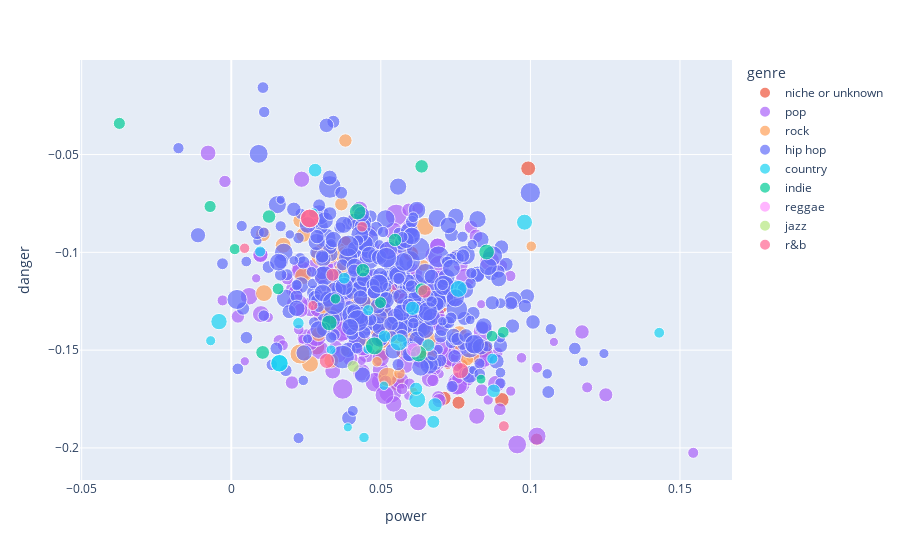

The code cell stored with this chart in its notebook:
### Code cell
fig = px.scatter(song_stats, x="power", y="danger", size="scored_words", color="genre", color_discrete_map=color_dict, hover_data=['name+artist'])

fig.write_image('figures/song_pd.png',scale=10.)
fig.show()

### Figure 1 — Plotly figure (JSON) as saved in the notebook; plotly's stock layout.template omitted (floating-point values rounded to 4 significant figures; data arrays with more than 128 entries replaced by an {"elided": "..."} marker saying what was removed)
{"data": [{"customdata": [["We Don't Talk About Bruno---Carolina Gaitán - La Gaita, Mauro Castillo, Adassa, Rhenzy Feliz, Diane Guerrero, Stephanie Beatriz, Encanto - Cast"], ["Bad Habit---Steve Lacy"], ["Surface Pressure - From \"Encanto\"/Soundtrack Version---Jessica Darrow"], ["Surface Pressure---Jessica Darrow"], ["The Family Madrigal---Stephanie Beatriz, Olga Merediz, Encanto - Cast"], ["What Else Can I Do?---Diane Guerrero, Stephanie Beatriz"], ["Dark Red---Steve Lacy"], ["Static---Steve Lacy"], ["Waiting On A Miracle---Stephanie Beatriz"], ["Numb Little Bug---Em Beihold"], ["Until I Found You---Stephen Sanchez"], ["Flowers---Lauren Spencer Smith"], ["Monster Mash---Bobby \"Boris\" Pickett, The Crypt-Kickers"], ["Sunshine ---Steve Lacy, Fousheé"], ["This Is Halloween---The Citizens of Halloween"], ["Ghostbusters---Ray Parker Jr."], ["Mercury---Steve Lacy"], ["Nobody Like U---4*TOWN , Jordan Fisher, Finneas O'Connell, Topher Ngo, Grayson Villanueva, Josh Levi"], ["10 Things I Hate About You---Leah Kate"], ["All Of You---Stephanie Beatriz, Olga Merediz, John Leguizamo, Adassa, Maluma, Encanto - Cast"], ["Victoria's Secret---Jax"], ["I Really Want to Stay at Your House---Rosa Walton, Hallie Coggins"], ["Doja---Central Cee"], ["Heavy ---Nigo, Lil Uzi Vert"], ["Somebody's Watching Me - Single Version---Rockwell"], ["Shake It ---Kay Flock, Cardi B, Dougie B, Bory300"], ["After Dark---Mr.Kitty"], ["Lost in the Fire ---Gesaffelstein, The Weeknd"], ["Heavy ---Nigo, Lil Uzi Vert"], ["The Rumbling ---SiM"], ["attention ---Omah Lay, Justin Bieber"], ["Super Freak---Rick James"]], "hovertemplate": "genre=niche or unknown<br>power=%{x}<br>danger=%{y}<br>scored_words=%{marker.size}<br>name+artist=%{customdata[0]}<extra></extra>", "legendgroup": "niche or unknown", "marker": {"color": "#EF553B", "size": [318, 279, 379, 379, 248, 260, 200, 370, 195, 376, 163, 107, 167, 170, 150, 271, 315, 297, 237, 211, 473, 385, 730, 199, 249, 171, 305, 304, 199, 274, 237, 176], "sizemode": "area", "sizeref": 2.467, "symbol": "circle"}, "mode": "markers", "name": "niche or unknown", "orientation": "v", "showlegend": true, "type": "scatter", "x": [0.0286, 0.05877, 0.08431, 0.08431, 0.07113, 0.09045, 0.03394, 0.04673, 0.1021, 0.05521, 0.05702, 0.07238, 0.07493, 0.07717, 0.03181, 0.03907, 0.03076, 0.06, 0.0238, 0.07596, 0.06106, 0.04237, 0.06874, 0.06281, 0.06028, 0.03816, 0.05571, 0.05687, 0.06281, 0.09925, 0.05029, 0.0289], "xaxis": "x", "y": [-0.1484, -0.1467, -0.1495, -0.1495, -0.1746, -0.1754, -0.118, -0.1173, -0.1956, -0.1204, -0.1512, -0.1575, -0.1018, -0.1575, -0.1081, -0.1359, -0.1116, -0.1007, -0.1112, -0.1769, -0.1226, -0.1223, -0.1262, -0.1389, -0.1294, -0.09455, -0.167, -0.1232, -0.1389, -0.05708, -0.1522, -0.1317], "yaxis": "y"}, {"customdata": {"elided": "198x1 str values"}, "hovertemplate": "genre=pop<br>power=%{x}<br>danger=%{y}<br>scored_words=%{marker.size}<br>name+artist=%{customdata[0]}<extra></extra>", "legendgroup": "pop", "marker": {"color": "#ab63fa", "size": {"elided": "198 int values"}, "sizemode": "area", "sizeref": 2.467, "symbol": "circle"}, "mode": "markers", "name": "pop", "orientation": "v", "showlegend": true, "type": "scatter", "x": {"elided": "198 float values"}, "xaxis": "x", "y": {"elided": "198 float values"}, "yaxis": "y"}, {"customdata": [["Heat Waves---Glass Animals"], ["Running Up That Hill ---Kate Bush"], ["Something In The Way---Nirvana"], ["Enemy  - from the series Arcane League of Legends---Imagine Dragons, JID, Arcane, League of Legends"], ["I Ain't Worried---OneRepublic"], ["Master of Puppets ---Metallica"], ["Sweater Weather---The Neighbourhood"], ["Hold Me Closer---Elton John, Britney Spears"], ["505---Arctic Monkeys"], ["Mary On A Cross---Ghost"], ["Alien Blues---Vundabar"], ["Softcore---The Neighbourhood"], ["Last Christmas---Wham!"], ["Everybody Wants To Rule The World---Tears For Fears"], ["Bones---Imagine Dragons"], ["Mr. Brightside---The Killers"], ["Elliot's Song - From \"Euphoria\" An HBO Original Series---Dominic Fike, Zendaya"], ["The Foundations of Decay---My Chemical Romance"], ["Space Song---Beach House"], ["EDGING---blink-182"], ["This Is Why---Paramore"], ["Daddy Issues---The Neighbourhood"], ["I Wanna Be Yours---Arctic Monkeys"], ["Dreams - 2004 Remaster---Fleetwood Mac"], ["Everlong---Foo Fighters"], ["Don't Stop Believin'---Journey"], ["Separate Ways  - Bryce Miller/Alloy Tracks Remix---Journey, Steve Perry"], ["Eventually---Tame Impala"], ["Sweet Home Alabama---Lynyrd Skynyrd"], ["Smells Like Teen Spirit---Nirvana"], ["Iris---The Goo Goo Dolls"], ["Brown Eyed Girl---Van Morrison"], ["Black Summer---Red Hot Chili Peppers"], ["Electric Love---BØRNS"], ["The Less I Know The Better---Tame Impala"], ["Cigarette Daydreams---Cage The Elephant"], ["Riptide---Vance Joy"], ["Oh Caroline---The 1975"], ["Sweet Dreams  - Remastered---Eurythmics, Annie Lennox, Dave Stewart"], ["Danger Zone - From \"Top Gun\" Original Soundtrack---Kenny Loggins"], ["Everybody Talks---Neon Trees"], ["BRIGHTSIDE---The Lumineers"], ["Enter Sandman ---Metallica"], ["Right Down the Line---Gerry Rafferty"], ["Blue Christmas---Elvis Presley"], ["House of Memories---Panic! At The Disco"], ["Born in the U.S.A.---Bruce Springsteen"], ["Sweet Child O' Mine---Guns N' Roses"], [" The Reaper---Blue Öyster Cult"], ["Why'd You Only Call Me When You're High?---Arctic Monkeys"], ["Take It Easy - 2013 Remaster---Eagles"], ["Out of My League---Fitz and The Tantrums"]], "hovertemplate": "genre=rock<br>power=%{x}<br>danger=%{y}<br>scored_words=%{marker.size}<br>name+artist=%{customdata[0]}<extra></extra>", "legendgroup": "rock", "marker": {"color": "#FFA15A", "size": [389, 406, 351, 497, 168, 223, 237, 116, 271, 395, 349, 425, 347, 399, 215, 500, 226, 530, 306, 261, 699, 361, 471, 453, 431, 271, 150, 250, 298, 648, 317, 352, 499, 210, 388, 240, 564, 120, 196, 137, 120, 304, 494, 102, 136, 567, 310, 440, 272, 312, 271, 164], "sizemode": "area", "sizeref": 2.467, "symbol": "circle"}, "mode": "markers", "name": "rock", "orientation": "v", "showlegend": true, "type": "scatter", "x": [0.04343, 0.06341, 0.01094, 0.0421, 0.06422, 0.03815, 0.08066, 0.038, 0.01057, 0.04957, 0.03302, 0.06583, 0.02397, 0.06476, 0.03615, 0.04701, 0.03681, 0.04348, 0.05645, 0.02918, 0.04272, 0.0473, 0.05228, 0.04999, 0.03323, 0.05048, 0.07587, 0.02297, 0.04228, 0.03039, 0.07625, 0.02633, 0.03836, 0.07884, 0.0464, 0.03129, 0.06495, 0.04422, 0.0567, 0.1003, 0.06232, 0.06017, 0.02298, 0.06098, 0.04872, 0.05541, 0.03702, 0.04927, 0.02408, 0.01735, 0.03343, 0.05622], "xaxis": "x", "y": [-0.1315, -0.1388, -0.1208, -0.08397, -0.1067, -0.04282, -0.1532, -0.1507, -0.09075, -0.1254, -0.1015, -0.1532, -0.1122, -0.08673, -0.09845, -0.1257, -0.07537, -0.1247, -0.1394, -0.1419, -0.1347, -0.1201, -0.1637, -0.1326, -0.1322, -0.1455, -0.1471, -0.08374, -0.137, -0.1014, -0.1416, -0.157, -0.1018, -0.1547, -0.1255, -0.1287, -0.1448, -0.1458, -0.1343, -0.09689, -0.1364, -0.1419, -0.152, -0.1713, -0.1559, -0.1414, -0.1089, -0.139, -0.09108, -0.09641, -0.1554, -0.1618], "yaxis": "y"}, {"customdata": {"elided": "378x1 str values"}, "hovertemplate": "genre=hip hop<br>power=%{x}<br>danger=%{y}<br>scored_words=%{marker.size}<br>name+artist=%{customdata[0]}<extra></extra>", "legendgroup": "hip hop", "marker": {"color": "#636efa", "size": {"elided": "378 int values"}, "sizemode": "area", "sizeref": 2.467, "symbol": "circle"}, "mode": "markers", "name": "hip hop", "orientation": "v", "showlegend": true, "type": "scatter", "x": {"elided": "378 float values"}, "xaxis": "x", "y": {"elided": "378 float values"}, "yaxis": "y"}, {"customdata": [["Don't Think Jesus---Morgan Wallen"], ["Something in the Orange---Zach Bryan"], ["You Proof---Morgan Wallen"], ["Thought You Should Know---Morgan Wallen"], ["Rock and A Hard Place---Bailey Zimmerman"], ["Whiskey Glasses---Morgan Wallen"], ["Flower Shops ---ERNEST, Morgan Wallen"], ["Chicken Fried---Zac Brown Band"], ["Fancy Like---Walker Hayes"], ["Buy Dirt---Jordan Davis, Luke Bryan"], ["Burn Burn Burn---Zach Bryan"], ["Sand In My Boots---Morgan Wallen"], ["Fall In Love---Bailey Zimmerman"], ["Doin' This---Luke Combs"], ["Tennessee Whiskey---Chris Stapleton"], ["Chasin' You---Morgan Wallen"], ["Tennessee Orange---Megan Moroney"], ["More Than My Hometown---Morgan Wallen"], ["Heavy Eyes---Zach Bryan"], ["All Your'n---Tyler Childers"], ["Wagon Wheel---Darius Rucker"], ["Fortunate Son---Creedence Clearwater Revival"], ["Feathered Indians---Tyler Childers"], ["Something in the Orange - Z&E's Version---Zach Bryan"], ["7 Summers---Morgan Wallen"], ["Forever After All---Luke Combs"], ["Beer Never Broke My Heart---Luke Combs"], ["Beautiful Crazy---Luke Combs"]], "hovertemplate": "genre=country<br>power=%{x}<br>danger=%{y}<br>scored_words=%{marker.size}<br>name+artist=%{customdata[0]}<extra></extra>", "legendgroup": "country", "marker": {"color": "#19d3f3", "size": [247, 378, 233, 102, 150, 135, 165, 255, 174, 210, 210, 352, 126, 151, 356, 152, 144, 226, 121, 216, 369, 318, 191, 378, 109, 332, 126, 119], "sizemode": "area", "sizeref": 2.467, "symbol": "circle"}, "mode": "markers", "name": "country", "orientation": "v", "showlegend": true, "type": "scatter", "x": [0.06062, 0.01611, 0.02804, 0.03898, 0.009651, 0.04437, 0.02244, 0.06812, 0.03774, 0.06755, 0.06589, 0.06217, 0.0457, 0.08726, 0.07602, 0.04576, 0.1431, 0.0877, 0.02744, 0.0618, 0.056, 0.09802, 0.05122, 0.01611, 0.05104, -0.0041, -0.006889, 0.03337], "xaxis": "x", "y": [-0.1286, -0.1567, -0.05799, -0.1895, -0.09957, -0.1947, -0.1362, -0.178, -0.1132, -0.1866, -0.1475, -0.1753, -0.1495, -0.1544, -0.1187, -0.1296, -0.1411, -0.1708, -0.07983, -0.1697, -0.146, -0.08459, -0.1429, -0.1567, -0.1682, -0.1354, -0.1452, -0.1498], "yaxis": "y"}, {"customdata": [["I Love You So---The Walters"], ["Notion---The Rare Occasions"], ["Stick Season---Noah Kahan"], ["Freaks---Surf Curse"], ["Sex Drugs Etc.---Beach Weather"], ["Tek It---Cafuné"], ["World's Smallest Violin---AJR"], ["POLTERGEIST!---CORPSE, OmenXIII"], ["It's Called: Freefall---Rainbow Kitten Surprise"], ["Young---Vacations"], ["The Night We Met---Lord Huron"], ["Washing Machine Heart---Mitski"], ["Lovers Rock---TV Girl"], ["Not Allowed---TV Girl"], ["Pope Is a Rockstar---SALES"], ["rises the moon---Liana Flores"], ["Kilby Girl---The Backseat Lovers"], ["My Kind of Woman---Mac DeMarco"], ["I Can't Handle Change---Roar"], ["Hayloft II---Mother Mother"]], "hovertemplate": "genre=indie<br>power=%{x}<br>danger=%{y}<br>scored_words=%{marker.size}<br>name+artist=%{customdata[0]}<extra></extra>", "legendgroup": "indie", "marker": {"color": "#00cc96", "size": [166, 171, 306, 173, 175, 202, 227, 181, 333, 135, 229, 333, 395, 304, 223, 237, 156, 122, 183, 227], "sizemode": "area", "sizeref": 2.467, "symbol": "circle"}, "mode": "markers", "name": "indie", "orientation": "v", "showlegend": true, "type": "scatter", "x": [0.08716, 0.09091, 0.03276, 0.01566, 0.04989, 0.06359, 0.01263, -0.03741, 0.04223, 0.03485, 0.044, 0.06262, 0.04784, 0.08535, 0.05474, 0.01049, 0.001187, 0.08349, -0.007075, 0.06364], "xaxis": "x", "y": [-0.1429, -0.1409, -0.1361, -0.1186, -0.1257, -0.1189, -0.0817, -0.03407, -0.07924, -0.1238, -0.1091, -0.1518, -0.1478, -0.09982, -0.09367, -0.1512, -0.09835, -0.1648, -0.07655, -0.05605], "yaxis": "y"}, {"customdata": [["Pass The Dutchie---Musical Youth"]], "hovertemplate": "genre=reggae<br>power=%{x}<br>danger=%{y}<br>scored_words=%{marker.size}<br>name+artist=%{customdata[0]}<extra></extra>", "legendgroup": "reggae", "marker": {"color": "#FF97FF", "size": [255], "sizemode": "area", "sizeref": 2.467, "symbol": "circle"}, "mode": "markers", "name": "reggae", "orientation": "v", "showlegend": true, "type": "scatter", "x": [0.061], "xaxis": "x", "y": [-0.1499], "yaxis": "y"}, {"customdata": [["September---Earth, Wind & Fire"]], "hovertemplate": "genre=jazz<br>power=%{x}<br>danger=%{y}<br>scored_words=%{marker.size}<br>name+artist=%{customdata[0]}<extra></extra>", "legendgroup": "jazz", "marker": {"color": "#B6E880", "size": [173], "sizemode": "area", "sizeref": 2.467, "symbol": "circle"}, "mode": "markers", "name": "jazz", "orientation": "v", "showlegend": true, "type": "scatter", "x": [0.04078], "xaxis": "x", "y": [-0.1583], "yaxis": "y"}, {"customdata": [["Thriller---Michael Jackson"], ["90 Proof ---Smino, J. Cole"], ["Heartbreak Anniversary---Giveon"], ["Thriller - 2003 Edit---Michael Jackson"], ["For Tonight---Giveon"], ["SPIT IN MY FACE!---ThxSoMch"], ["Sure Thing---Miguel"], ["Over---Lucky Daye"], ["Get You ---Daniel Caesar, Kali Uchis"], ["Swim---Chase Atlantic"]], "hovertemplate": "genre=r&b<br>power=%{x}<br>danger=%{y}<br>scored_words=%{marker.size}<br>name+artist=%{customdata[0]}<extra></extra>", "legendgroup": "r&b", "marker": {"color": "#FF6692", "size": [432, 134, 289, 432, 126, 211, 150, 141, 321, 229], "sizemode": "area", "sizeref": 2.467, "symbol": "circle"}, "mode": "markers", "name": "r&b", "orientation": "v", "showlegend": true, "type": "scatter", "x": [0.02623, 0.004467, 0.03197, 0.02623, 0.02726, 0.03386, 0.09112, 0.04375, 0.07665, 0.0646], "xaxis": "x", "y": [-0.08266, -0.09791, -0.1555, -0.08266, -0.1272, -0.1115, -0.1889, -0.08688, -0.1605, -0.12], "yaxis": "y"}], "layout": {"legend": {"itemsizing": "constant", "title": {"text": "genre"}, "tracegroupgap": 0}, "margin": {"t": 60}, "xaxis": {"anchor": "y", "domain": [0, 1], "title": {"text": "power"}}, "yaxis": {"anchor": "x", "domain": [0, 1], "title": {"text": "danger"}}}}
